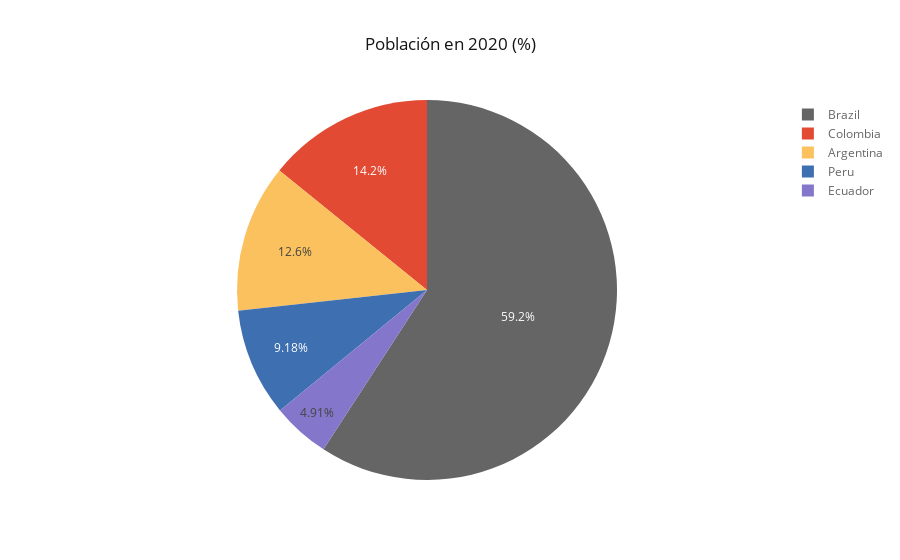

Write notebook code for a chart like this one.
### Markdown cell above
# Piechart

### Code cell
# transformando data
df_population_2020 = df_population_2020.reset_index()
df_population_2020 = df_population_2020.rename(columns={2020:'2020'})

# haciendo el plot
df_population_2020.iplot(kind='pie', labels='country',
                         values='2020',
                         title='Población en 2020 (%)')

### Figure 1 — Plotly figure (JSON) as saved in the notebook; plotly's stock layout.template omitted (floating-point values rounded to 4 significant figures)
{"data": [{"labels": ["Colombia", "Peru", "Ecuador", "Brazil", "Argentina"], "marker": {"colors": ["rgba(226, 74, 51, 1.0)", "rgba(62, 111, 176, 1.0)", "rgba(132, 118, 202, 1.0)", "rgba(101, 101, 101, 1.0)", "rgba(251, 193, 94, 1.0)"]}, "name": "", "type": "pie", "values": [50882891, 32971854, 17643054, 212559417, 45195774]}], "layout": {"legend": {"bgcolor": "#FFFFFF", "font": {"color": "#666666"}}, "paper_bgcolor": "#FFFFFF", "plot_bgcolor": "#E5E5E5", "title": "Población en 2020 (%)", "titlefont": {"color": "#151516"}}}
